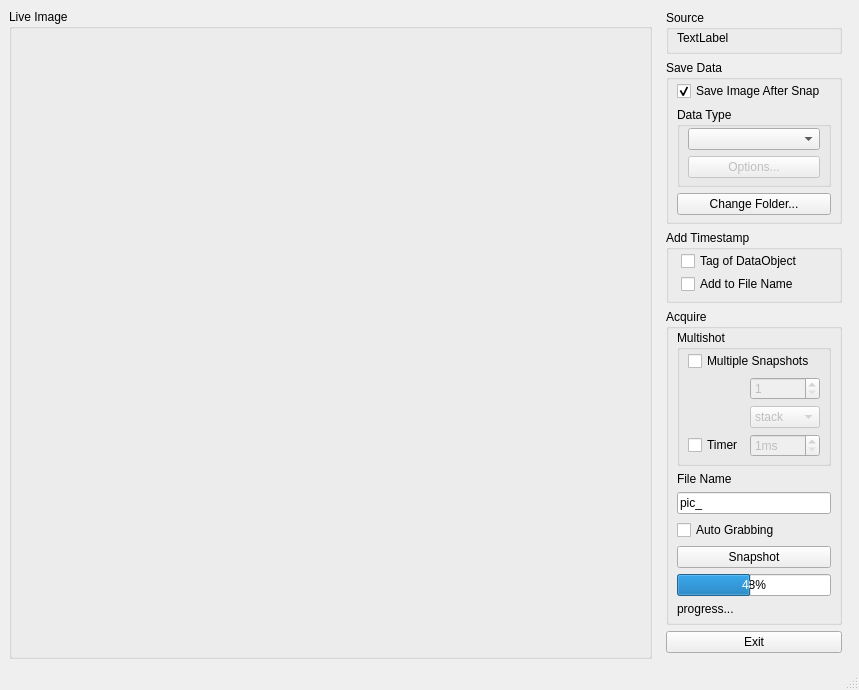
<?xml version="1.0" encoding="UTF-8"?>
<ui version="4.0">
 <class>DialogSnapshot</class>
 <widget class="QMainWindow" name="DialogSnapshot">
  <property name="geometry">
   <rect>
    <x>0</x>
    <y>0</y>
    <width>859</width>
    <height>652</height>
   </rect>
  </property>
  <property name="windowTitle">
   <string>Snapshot Tool</string>
  </property>
  <widget class="QWidget" name="centralwidget">
   <layout class="QHBoxLayout" name="horizontalLayout" stretch="20,1">
    <item>
     <widget class="QGroupBox" name="groupPlot">
      <property name="title">
       <string>Live Image</string>
      </property>
      <property name="flat">
       <bool>false</bool>
      </property>
      <property name="checkable">
       <bool>false</bool>
      </property>
     </widget>
    </item>
    <item>
     <layout class="QVBoxLayout" name="verticalLayout">
      <property name="leftMargin">
       <number>8</number>
      </property>
      <property name="topMargin">
       <number>1</number>
      </property>
      <property name="rightMargin">
       <number>8</number>
      </property>
      <property name="bottomMargin">
       <number>6</number>
      </property>
      <item>
       <widget class="QGroupBox" name="groupSource">
        <property name="title">
         <string>Source</string>
        </property>
        <layout class="QGridLayout" name="gridLayout">
         <property name="leftMargin">
          <number>8</number>
         </property>
         <property name="topMargin">
          <number>1</number>
         </property>
         <property name="rightMargin">
          <number>8</number>
         </property>
         <property name="bottomMargin">
          <number>6</number>
         </property>
         <item row="0" column="0">
          <widget class="QLabel" name="labelSource">
           <property name="text">
            <string>TextLabel</string>
           </property>
          </widget>
         </item>
        </layout>
       </widget>
      </item>
      <item>
       <widget class="QGroupBox" name="groupSaveData">
        <property name="title">
         <string>Save Data</string>
        </property>
        <layout class="QGridLayout" name="gridLayout_4">
         <property name="leftMargin">
          <number>8</number>
         </property>
         <property name="topMargin">
          <number>1</number>
         </property>
         <property name="rightMargin">
          <number>8</number>
         </property>
         <property name="bottomMargin">
          <number>6</number>
         </property>
         <item row="0" column="0" colspan="2">
          <widget class="QCheckBox" name="checkSaveAfterSnap">
           <property name="text">
            <string>Save Image After Snap</string>
           </property>
           <property name="checkable">
            <bool>true</bool>
           </property>
           <property name="checked">
            <bool>true</bool>
           </property>
          </widget>
         </item>
         <item row="3" column="0" colspan="2">
          <widget class="QPushButton" name="btnFolder">
           <property name="enabled">
            <bool>true</bool>
           </property>
           <property name="text">
            <string>Change Folder...</string>
           </property>
          </widget>
         </item>
         <item row="1" column="0" colspan="2">
          <widget class="QGroupBox" name="groupDataType">
           <property name="title">
            <string>Data Type</string>
           </property>
           <layout class="QGridLayout" name="gridLayout_5">
            <property name="leftMargin">
             <number>8</number>
            </property>
            <property name="topMargin">
             <number>1</number>
            </property>
            <property name="rightMargin">
             <number>8</number>
            </property>
            <property name="bottomMargin">
             <number>6</number>
            </property>
            <property name="spacing">
             <number>6</number>
            </property>
            <item row="0" column="0">
             <widget class="QComboBox" name="comboType">
              <property name="enabled">
               <bool>true</bool>
              </property>
             </widget>
            </item>
            <item row="1" column="0">
             <widget class="QPushButton" name="btnOptions">
              <property name="enabled">
               <bool>false</bool>
              </property>
              <property name="text">
               <string>Options...</string>
              </property>
             </widget>
            </item>
           </layout>
          </widget>
         </item>
        </layout>
       </widget>
      </item>
      <item>
       <widget class="QGroupBox" name="groupTimestamp">
        <property name="minimumSize">
         <size>
          <width>0</width>
          <height>0</height>
         </size>
        </property>
        <property name="title">
         <string>Add Timestamp</string>
        </property>
        <property name="checkable">
         <bool>false</bool>
        </property>
        <property name="checked">
         <bool>false</bool>
        </property>
        <layout class="QVBoxLayout" name="verticalLayout_2">
         <property name="spacing">
          <number>3</number>
         </property>
         <property name="leftMargin">
          <number>12</number>
         </property>
         <property name="topMargin">
          <number>1</number>
         </property>
         <property name="rightMargin">
          <number>6</number>
         </property>
         <property name="bottomMargin">
          <number>6</number>
         </property>
         <item>
          <widget class="QCheckBox" name="checkDataObjectTag">
           <property name="text">
            <string>Tag of DataObject</string>
           </property>
          </widget>
         </item>
         <item>
          <widget class="QCheckBox" name="checkFilename">
           <property name="text">
            <string>Add to File Name</string>
           </property>
          </widget>
         </item>
        </layout>
       </widget>
      </item>
      <item>
       <widget class="QGroupBox" name="groupAcquire">
        <property name="title">
         <string>Acquire</string>
        </property>
        <layout class="QGridLayout" name="gridLayout_2">
         <property name="leftMargin">
          <number>8</number>
         </property>
         <property name="topMargin">
          <number>1</number>
         </property>
         <property name="rightMargin">
          <number>8</number>
         </property>
         <property name="bottomMargin">
          <number>6</number>
         </property>
         <item row="3" column="0">
          <widget class="QGroupBox" name="groupMultishot">
           <property name="minimumSize">
            <size>
             <width>0</width>
             <height>0</height>
            </size>
           </property>
           <property name="title">
            <string>Multishot</string>
           </property>
           <layout class="QGridLayout" name="gridLayout_3">
            <property name="leftMargin">
             <number>8</number>
            </property>
            <property name="topMargin">
             <number>1</number>
            </property>
            <property name="rightMargin">
             <number>8</number>
            </property>
            <property name="bottomMargin">
             <number>6</number>
            </property>
            <item row="2" column="0">
             <spacer name="horizontalSpacer_2">
              <property name="orientation">
               <enum>Qt::Horizontal</enum>
              </property>
              <property name="sizeHint" stdset="0">
               <size>
                <width>29</width>
                <height>20</height>
               </size>
              </property>
             </spacer>
            </item>
            <item row="0" column="0" colspan="2">
             <widget class="QCheckBox" name="checkMulti">
              <property name="text">
               <string>Multiple Snapshots</string>
              </property>
              <property name="checked">
               <bool>false</bool>
              </property>
             </widget>
            </item>
            <item row="1" column="0">
             <spacer name="horizontalSpacer">
              <property name="orientation">
               <enum>Qt::Horizontal</enum>
              </property>
              <property name="sizeHint" stdset="0">
               <size>
                <width>29</width>
                <height>20</height>
               </size>
              </property>
             </spacer>
            </item>
            <item row="1" column="1">
             <widget class="QSpinBox" name="spinMulti">
              <property name="enabled">
               <bool>false</bool>
              </property>
              <property name="minimum">
               <number>1</number>
              </property>
              <property name="maximum">
               <number>4000</number>
              </property>
             </widget>
            </item>
            <item row="2" column="1">
             <widget class="QComboBox" name="comboSingleStack">
              <property name="enabled">
               <bool>false</bool>
              </property>
              <property name="currentIndex">
               <number>1</number>
              </property>
              <item>
               <property name="text">
                <string>single</string>
               </property>
              </item>
              <item>
               <property name="text">
                <string>stack</string>
               </property>
              </item>
             </widget>
            </item>
            <item row="3" column="1">
             <widget class="QSpinBox" name="spinTimer">
              <property name="enabled">
               <bool>false</bool>
              </property>
              <property name="suffix">
               <string>ms</string>
              </property>
              <property name="minimum">
               <number>1</number>
              </property>
              <property name="maximum">
               <number>1000</number>
              </property>
             </widget>
            </item>
            <item row="3" column="0">
             <widget class="QCheckBox" name="checkTimer">
              <property name="text">
               <string>Timer</string>
              </property>
             </widget>
            </item>
           </layout>
          </widget>
         </item>
         <item row="11" column="0">
          <widget class="QCheckBox" name="checkAutograbbing">
           <property name="text">
            <string>Auto Grabbing</string>
           </property>
          </widget>
         </item>
         <item row="13" column="0">
          <widget class="QPushButton" name="btnSnap">
           <property name="text">
            <string>Snapshot</string>
           </property>
          </widget>
         </item>
         <item row="15" column="0">
          <widget class="QProgressBar" name="progress">
           <property name="maximum">
            <number>50</number>
           </property>
           <property name="value">
            <number>24</number>
           </property>
           <property name="textVisible">
            <bool>true</bool>
           </property>
           <property name="orientation">
            <enum>Qt::Horizontal</enum>
           </property>
           <property name="invertedAppearance">
            <bool>false</bool>
           </property>
           <property name="textDirection">
            <enum>QProgressBar::TopToBottom</enum>
           </property>
           <property name="format">
            <string>%p%</string>
           </property>
          </widget>
         </item>
         <item row="16" column="0">
          <widget class="QLabel" name="lblProgress">
           <property name="text">
            <string>progress...</string>
           </property>
          </widget>
         </item>
         <item row="5" column="0">
          <widget class="QLineEdit" name="leFilename">
           <property name="text">
            <string>pic_</string>
           </property>
          </widget>
         </item>
         <item row="4" column="0">
          <widget class="QLabel" name="labelSource_2">
           <property name="text">
            <string>File Name</string>
           </property>
          </widget>
         </item>
        </layout>
       </widget>
      </item>
      <item>
       <spacer name="verticalSpacer">
        <property name="orientation">
         <enum>Qt::Vertical</enum>
        </property>
        <property name="sizeHint" stdset="0">
         <size>
          <width>20</width>
          <height>40</height>
         </size>
        </property>
       </spacer>
      </item>
      <item>
       <widget class="QPushButton" name="btnClose">
        <property name="text">
         <string>Exit</string>
        </property>
       </widget>
      </item>
     </layout>
    </item>
   </layout>
  </widget>
  <widget class="QMenuBar" name="menubar">
   <property name="geometry">
    <rect>
     <x>0</x>
     <y>0</y>
     <width>859</width>
     <height>21</height>
    </rect>
   </property>
  </widget>
  <widget class="QStatusBar" name="statusbar"/>
 </widget>
 <tabstops>
  <tabstop>checkSaveAfterSnap</tabstop>
  <tabstop>comboType</tabstop>
  <tabstop>btnFolder</tabstop>
  <tabstop>checkMulti</tabstop>
  <tabstop>spinMulti</tabstop>
  <tabstop>comboSingleStack</tabstop>
  <tabstop>btnSnap</tabstop>
 </tabstops>
 <resources/>
 <connections/>
</ui>
